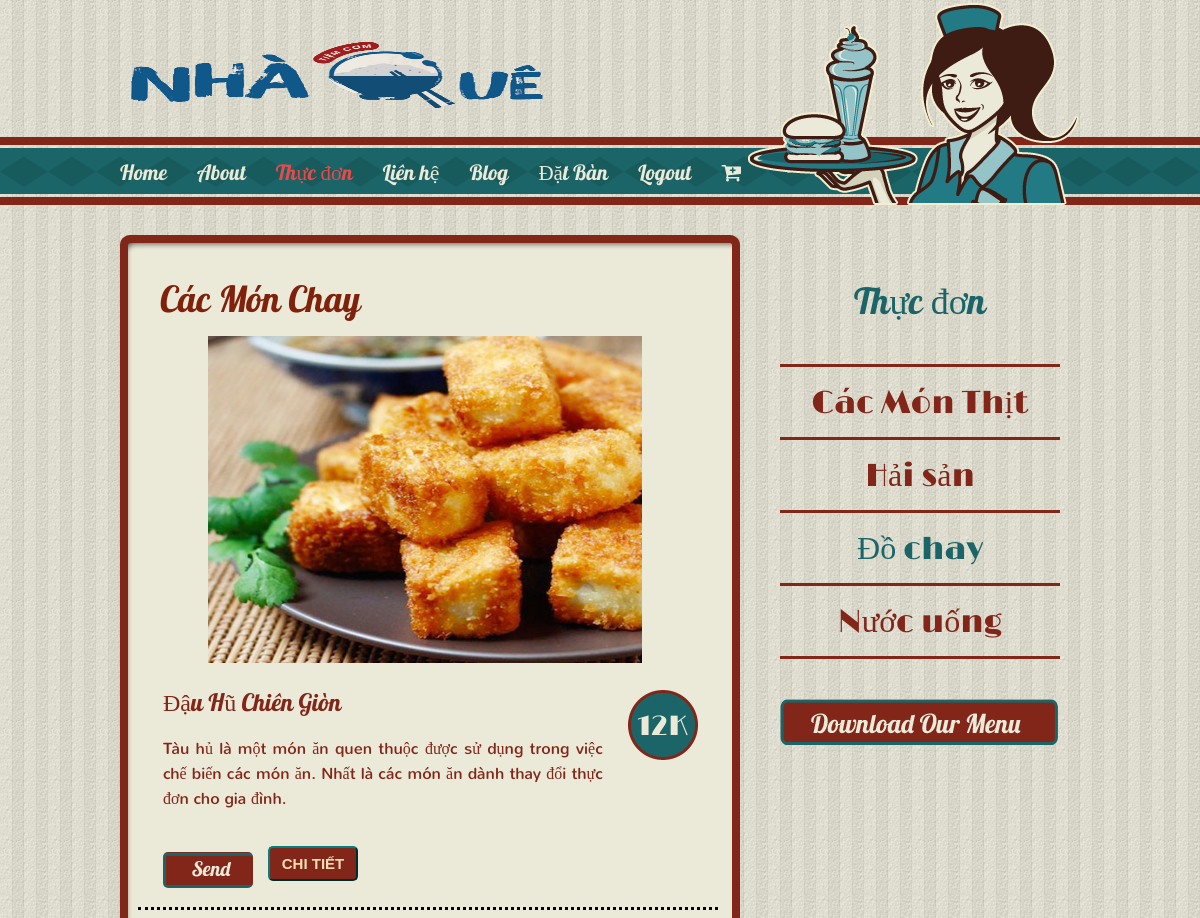
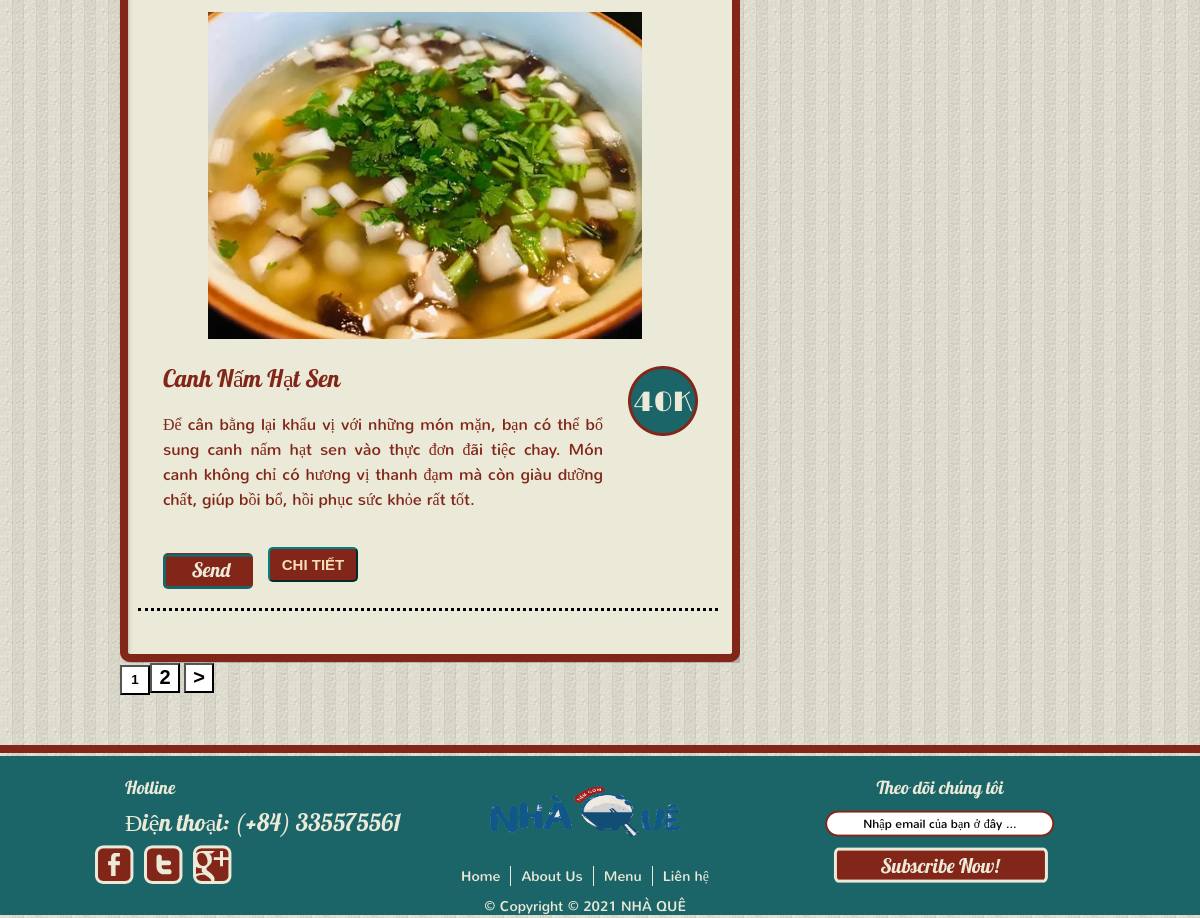
The app's page /DoChay.php (signed in) with its own data (2 pictures, top to bottom).
### tables this page shows
CREATE TABLE `admin_category` (
  `id` int(11) NOT NULL,
  `tensp` varchar(255) NOT NULL,
  `masp` varchar(255) NOT NULL,
  `maLH` int(30) NOT NULL,
  `giasanpham` int(11) NOT NULL,
  `soluong` int(255) NOT NULL,
  `hinhanh` varchar(255) NOT NULL,
  `tomtat` tinytext NOT NULL,
  `noidung` longtext NOT NULL
);

### DoChay.php (the view, shortened to what this page needs)
<!DOCTYPE html>
<head>
	<link href="css/style.css" rel="stylesheet" type="text/css">
	<link rel="stylesheet" href="https://cdnjs.cloudflare.com/ajax/libs/font-awesome/4.7.0/css/font-awesome.min.css">
</head>
<body>
	<div id="header">
		<div>
			<a href="index.php"><img class="logo" src="images/logo1.png" width="433" height="84" alt="" title=""></a>
			<a href="index.php"><img src="images/waitress.png" width="332" height="205" alt="" title=""></a>
			<ul class="navigation">
				<li>
					<a href="index.php">Home</a>
				</li>
				<li>
					<a href="about.php">About</a>
				</li>
				<li>
					<a class="active" href="CacMonThit.php">Thực đơn</a>
				</li>
				<li>
					<a href="contact.php">Liên hệ</a>
				</li>
				<li>
					<a href="blog.php">Blog</a>
				</li>
				<li>
					<a href="datban.php">Đặt Bàn</a>
				</li>
				<li>
					<a href="logout.php">Logout</a>
				</li>
				<li>
					<a href="cart_order.php"><i class="fa fa-cart-plus" aria-hidden="true"></i></a>
				</li>
			</ul>
		</div>
	</div>
	<div id="body">
		<div class="content">
			<div>
				<div>
					<h1>Các Món Chay</h1>
					<?php
						$username = "root";
						$password = "";
						$server = "localhost";
						$dbname = "user";
						$conn = mysqli_connect($server, $username, $password, $dbname);
                $result=mysqli_query($conn, "SELECT COUNT(id) as total FROM admin_category where maLH = '101'");
                $row = mysqli_fetch_assoc($result);
                $total_records = $row['total'];
                $current_page = isset($_GET['page']) ? $_GET['page'] : 1;
                $limit = 2;
                $total_page = ceil($total_records / $limit);
                $start = ($current_page - 1) * $limit;
                $result = mysqli_query($conn, "SELECT * FROM admin_category where maLH = '102' LIMIT $start, $limit");
                while ($row = mysqli_fetch_assoc($result)){
                                ?>
					<div><img src="admin/partials/images/<?php echo $row['hinhanh']  ?>" width="434" height="327"></div>
					<ul>
						<li>
							<h2><a href="DoChay.php"><?php echo $row['tensp']?></a></h2>
							<p>
								<?php echo $row['noidung']?><br></br>
								<form  class="datmon" method="POST" action="cart_order.php?id=<?php echo $row['id']?>">
								<input type="submit" name="themgiohang" value="" style="font-family: 'Courier New', Courier, monospace;height: 36px;width: 90px;border-radius: 5px;border-color:teal ;background-color: #822619;">
								</form>
							<button class="specific" style="margin-top: -62px; margin-left: 105px; display: block;"><a href="chitiet.php?id=<?php echo $row['id']?>">CHI TIẾT</a></button>
							</p>
							<span class="price"><?php echo $row['giasanpham']?>K</span>
						</li>
                    </ul>
					<?php }  ?>
				</div>
			</div>
			<?php
                for ($i = 1; $i <= $total_page; $i++){
                    if ($i == $current_page){
                        echo '<button style = "height:30px;width:30px; background-color:white; color:black;font-weight: bolder;"><span>'.$i.'</span></button>';
                    }
                    else{
                        echo '<button style = "height:30px;width:30px; background-color:white; color:black;font-weight: bolder;"><a href="DoChay.php?page='.$i.'" style = "font-size:20px; color:black;text-decoration: none;" >'.$i.'</a> </button> ';
                    }
                }
                if ($current_page < $total_page && $total_page > 1){
                    echo '<button style = "height:30px;width:30px; background-color:white; color:black; font-weight: bolder;"><a href="DoChay.php?page='.($current_page+1).'" style = "font-size:20px; color:black;text-decoration: none;">></a></button> ';
                }
                ?>
		</div>
		<div class="sidebar">
			<h1>Thực đơn</h1>
			<ul class="navigation">
				<li class="first">
					<a  href="CacMonThit.php">Các Món Thịt</a>
				</li>
				<li>
					<a href="HaiSan.php">Hải sản</a>
				</li>
				<li>
					<a class="active" href="DoChay.php">Đồ chay</a>
				</li>
				<li>
					<a href="ThucUong.php">Nước uống</a>
				</li>
			</ul>
			<a href="#" class="download">&nbsp;</a>
		</div>
	</div>
	<div id="footer">
		<div>
			<ul>
				<li class="first">
					<h2>Hotline</h2>
					<h3>Điện thoại: (+84) 335575561</h3>
					<ul>
						<li>
							<a href=https://www.facebook.com/profile.php?id =100014203038239" class="facebook"></a>
						</li>
						<li>
							<a href="http://www.twitter.com" class="twitter"></a>
						</li>
						<li>
							<a href="https://www.youtube.com/user/KFCVietnam2011" class="googleplus"></a>
						</li>
					</ul>
				</li>
				<li>
					<a href="index.php"><img class="logo" src="images/logo1.png" width="200" height="64" alt="" title=""></a>
					<ul class="navigation">
						<li>
							<a href="index.php">Home</a>
						</li>
						<li>
							<a href="about.php">About Us</a>
						</li>
						<li>
							<a href="menu.html">Menu</a>
						</li>
						<li>
							<a href="contact.php">Liên hệ</a>
						</li>
					</ul>
					<span>&copy; Copyright © 2021 NHÀ QUÊ</span>
				</li>
				<li class="last">
					<h2>Theo dõi chúng tôi</h2>
					<form action="index.php">
						<input type="text" name="subscribe" value="Nhập email của bạn ở đây ...">
						<input type="submit" value="">
					</form>
				</li>
			</ul>
		</div>
	</div>
</body>
</html>

### records on screen
admin_category: hinhanh (picture), tensp "Đậu Hũ Chiên Giòn", noidung "Tàu hủ là một món ăn quen thuộc được sử dụng trong việc chế biến các món ăn. Nhất là các món ăn dành thay đổi thực đơn cho gia đình.", giasanpham "12"
admin_category: hinhanh (picture), tensp "Canh Nấm Hạt Sen", noidung "Để cân bằng lại khẩu vị với những món mặn, bạn có thể bổ sung canh nấm hạt sen vào thực đơn đãi tiệc chay. Món canh không chỉ có hương vị thanh đạm mà còn giàu dưỡng chất, giúp bồi bổ, hồi phục sức khỏe rất tốt.", giasanpham "40"
